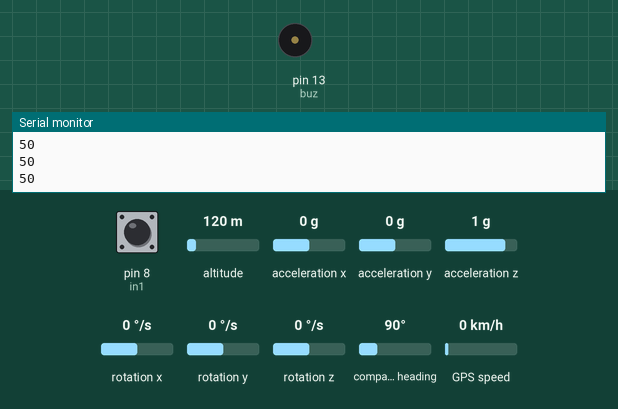
This sketch was run on a simulated Arduino Uno, built with avr-gcc and run on an emulated ATmega328P. On the bench: buzzer (waves = sounding, pin HIGH), the last lines printed to the serial monitor. The inputs (shaded band) are chosen by the test bench; at power-on: acceleration y 0 g, pin 8 (in1) HIGH, altitude 120 m, acceleration x 0 g, acceleration z 1 g, rotation x 0 °/s, rotation y 0 °/s, rotation z 0 °/s, compass heading 90°, GPS speed 0 km/h. The GPS gets a fix after 3 s at 37.7749, -122.4194 with 8 satellites; the modem accepts every AT command (registered, SIM ready, sends succeed) and sends nothing else.

Above: at 12.1 s.
12.2 s: acceleration y set to -0.3 g
13.7 s: acceleration y set to -0.6 g
At 15.0 s:
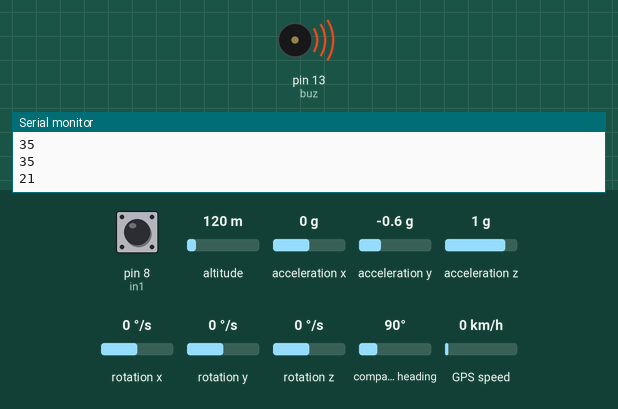
Timing chart, 0 to 16.7 s (numbered marks = the images above; inputs shaded):
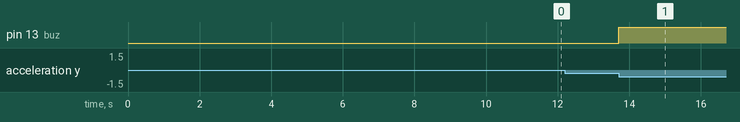

The sketch:

Arduino_code_for_accident_detection_system.ino
```cpp
 /*
Connections:
MPU6050_____UNO
VCC_________5v
GND_________GND
SCL_________PinA5
SDA_________PinA4
*/

#include <Wire.h>
#include "I2Cdev.h"
#include <MPU6050.h>
#include <TinyGPS.h>
#include <SoftwareSerial.h>


SoftwareSerial GSM(2,3);
SoftwareSerial GPS(0,1);


TinyGPS gps;
void gpsdump(TinyGPS &gps);
bool feedgps();
void getGPS();
long latt, lon;
float LAT, LON;

char inchar; // Will hold the incoming character from the GSM shield

int in1 = 8;

MPU6050 mpu;

int16_t ax, ay, az;
int16_t gx, gy, gz;
long val;

int buz = 13;

int stop = 0;


char *phone_no[] = {"8173----"}; // add the numbers to which sms has to be sent

void setup(){
pinMode(in1, INPUT);

Wire.begin();
mpu.initialize();

pinMode(buz, OUTPUT);

 GPS.begin(9600);
 GSM.begin(9600);
 Serial.begin(9600);
 Serial.println("Initializing....");
 initModule("AT","OK",1000);
 initModule("ATE1","OK",1000);
 initModule("AT+CPIN?","READY",1000);
 initModule("AT+CMGF=1","OK",1000);
 initModule("AT+CNMI=2,2,0,0,0","OK",1000);
 Serial.println("Initialized Successfully");

 GSM.print("AT+CMGS=\"");GSM.print(phone_no[0]);GSM.println("\"\r\n");
 delay(1000);
 GSM.println("Welcome to SMART HELMET");
 delay(300);
 GSM.write(byte(26));
 delay(3000);
 getGPS();
}

void loop(){
mpu.getMotion6(&ax, &ay, &az, &gx, &gy, &gz);
val = map(ay, -17000, 17000, 0, 100);
Serial.println(val);

if((digitalRead(in1) == LOW)||(val< 30))
 {
digitalWrite(buz, HIGH);
delay(120000);
sms();
digitalWrite(buz, LOW);
}

 if(GSM.available() >0)
 {inchar=GSM.read();
 if(inchar=='R')
 {
  inchar=GSM.read();
 if(inchar=='I')
 {
  inchar=GSM.read();
 if(inchar=='N')
 {
  inchar=GSM.read();

 if(inchar=='G')
 {
 GSM.print("ATH\r");
 delay(1000);

 getGPS();
 GSM.print("AT+CMGS=\"");GSM.print(phone_no[0]);GSM.println("\"\r\n");
 delay(1000);
 GSM.println("RING Reply");
 GSM.print("http://maps.google.com/?q=loc:");
 GSM.print(LAT/1000000,7);
 GSM.print(",");
 GSM.println(LON/1000000,7);
 delay(300);
 GSM.write(byte(26));
 delay(5000);
   }
  }
 }
 }

}


  long latt, lon;
  unsigned long fix_age, time, date, speed, course;
  unsigned long chars;
  unsigned short sentences, failed_checksum;
   //retrieves +/- latt/long in 1000000ths of a degree
  gps.get_position(&latt, &lon, &fix_age);

}


void sms(){
getGPS();
GSM.print("AT+CMGS=\"");GSM.print(phone_no[0]);GSM.println("\"\r\n");
delay(1000);
GSM.println("Emergency...");
GSM.print("http://maps.google.com/?q=loc:");
GSM.print(LAT/1000000,7);
GSM.print(",");
GSM.println(LON/1000000,7);
delay(300);
GSM.write(byte(26));
delay(5000);
}


void getGPS()
{
bool newdata = false;
unsigned long start = millis();
// Every 1 seconds we print an update
while (millis() - start < 1000){
    if (feedgps ()){
      newdata = true;
    }
  }
if (newdata){
    gpsdump(gps);
  }
}

bool feedgps(){
while (Serial.available()){
    if (gps.encode(Serial.read()))
      return true;
  }
  return 0;
}

void gpsdump(TinyGPS &gps){
  //byte month, day, hour, minute, second, hundredths;
  gps.get_position(&latt, &lon);
  LAT = latt;
  LON = lon;
  {
    feedgps(); // If we don't feed the gps during this long routine, we may drop characters and get checksum errors
  }
}

void initModule(String cmd, char *res, int t){
while(1){
    Serial.println(cmd);
    GSM.println(cmd);
    delay(100);
    while(GSM.available()>0){
       if(GSM.find(res)){
        Serial.println(res);
        delay(t);
        return;
       }else{Serial.println("Error");}}
    delay(t);
  }
}
```

I2C.ino
```cpp
// (licence header left out)
const uint8_t IMUAddress = 0x68; // AD0 is logic low on the PCB
const uint16_t I2C_TIMEOUT = 1000; // Used to check for errors in I2C communication

uint8_t i2cWrite(uint8_t registerAddress, uint8_t data, bool sendStop) {
  return i2cWrite(registerAddress, &data, 1, sendStop); // Returns 0 on success
}

uint8_t i2cWrite(uint8_t registerAddress, uint8_t *data, uint8_t length, bool sendStop) {
  Wire.beginTransmission(IMUAddress);
  Wire.write(registerAddress);
  Wire.write(data, length);
  uint8_t rcode = Wire.endTransmission(sendStop); // Returns 0 on success
  if (rcode) {
    Serial.print(F("i2cWrite failed: "));
    Serial.println(rcode);
  }
  return rcode; // See: http://arduino.cc/en/Reference/WireEndTransmission
}

uint8_t i2cRead(uint8_t registerAddress, uint8_t *data, uint8_t nbytes) {
  uint32_t timeOutTimer;
  Wire.beginTransmission(IMUAddress);
  Wire.write(registerAddress);
  uint8_t rcode = Wire.endTransmission(false); // Don't release the bus
  if (rcode) {
    Serial.print(F("i2cRead failed: "));
    Serial.println(rcode);
    return rcode; // See: http://arduino.cc/en/Reference/WireEndTransmission
  }
  Wire.requestFrom(IMUAddress, nbytes, (uint8_t)true); // Send a repeated start and then release the bus after reading
  for (uint8_t i = 0; i < nbytes; i++) {
    if (Wire.available())
      data[i] = Wire.read();
    else {
      timeOutTimer = micros();
      while (((micros() - timeOutTimer) < I2C_TIMEOUT) && !Wire.available());
      if (Wire.available())
        data[i] = Wire.read();
      else {
        Serial.println(F("i2cRead timeout"));
        return 5; // This error value is not already taken by endTransmission
      }
    }
  }
  return 0; // Success
}
```

Measured:
- the behaviour switches between -0.4 and -0.5 g on acceleration y (found by bisection; images 0 and 1)
- after the input at 13.7 s, pin 13 (buz): LOW → HIGH at once
